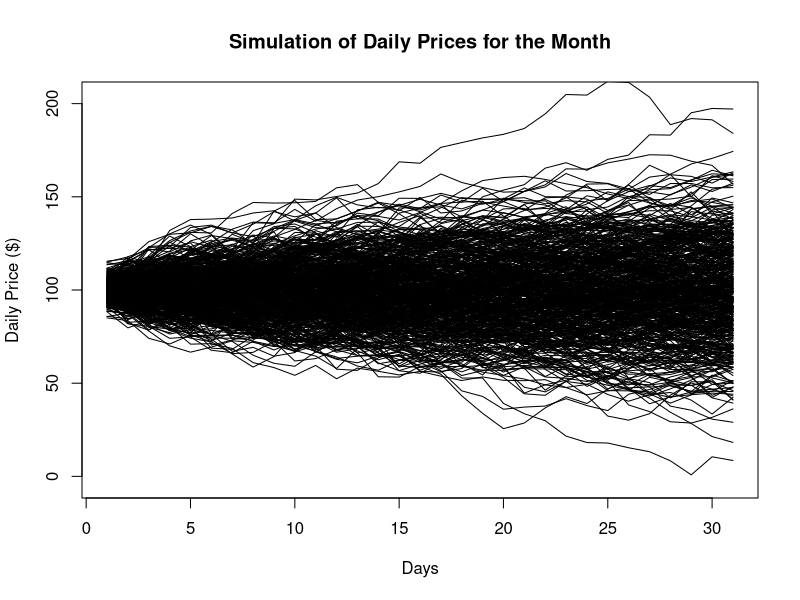
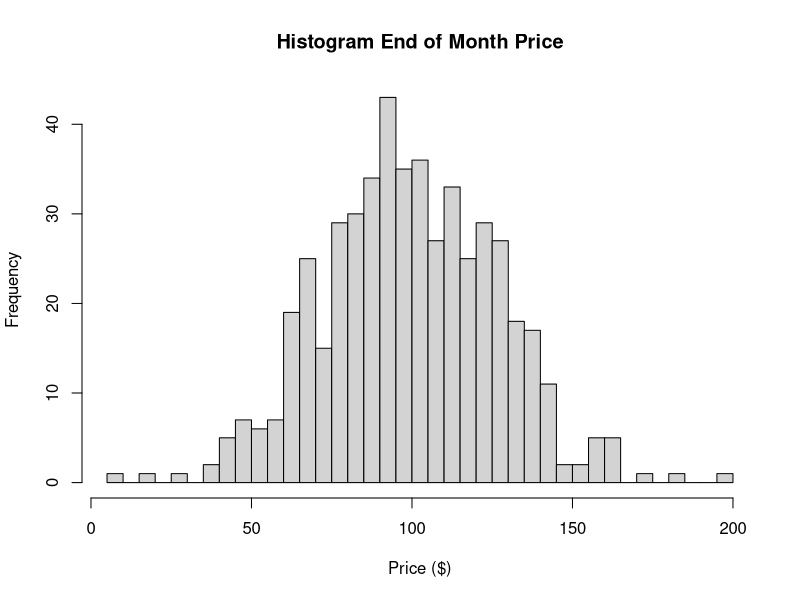
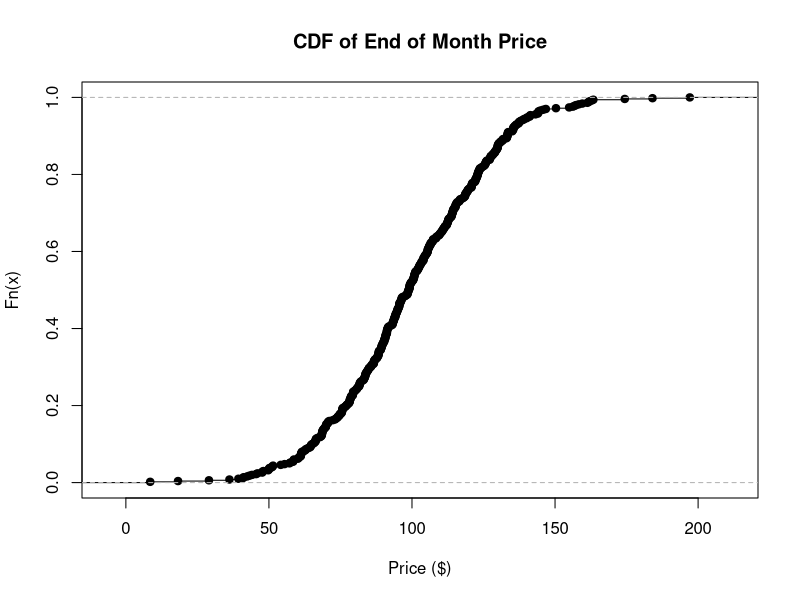

R code for these plots, in order:
set.seed(5)

initialPrice = 100  
dailyPlusMinus = 10  
dailyDeviation = dailyPlusMinus/2  
# assumes 2*sigma roughly approximates 95% range on normal dist.

#Note: This isn't the proper way to calculate a standard deviation. We really have no information on how the +/- was calculated,  so it's the best you can do.

n = 31 #number of days in January  
N = 500 #number of simulations

prices = matrix(ncol=N,nrow=n)  
for(i in 1:N){  
prices[,i] = initialPrice + 
cumsum(rnorm(n = n,mean = 0,sd = dailyDeviation))
}

steps = 1:nrow(prices)  
yLimits = c(initialPrice-dailyDeviation*n/1.5,  
initialPrice+dailyDeviation*n/1.5)
plot(steps,prices[,1],type='l',  
ylim=yLimits,xlab='Days',
ylab='Daily Price ($)',
main='Simulation of Daily Prices for the Month')
for(i in 2:ncol(prices)){  
lines(prices[,i])
}


endOfMonthPrices = prices[n,]  
hist(endOfMonthPrices,main='Histogram End of Month Price',  
     xlab='Price ($)',30)


plot(ecdf(endOfMonthPrices),  
     main='CDF of End of Month Price',
     xlab='Price ($)')


